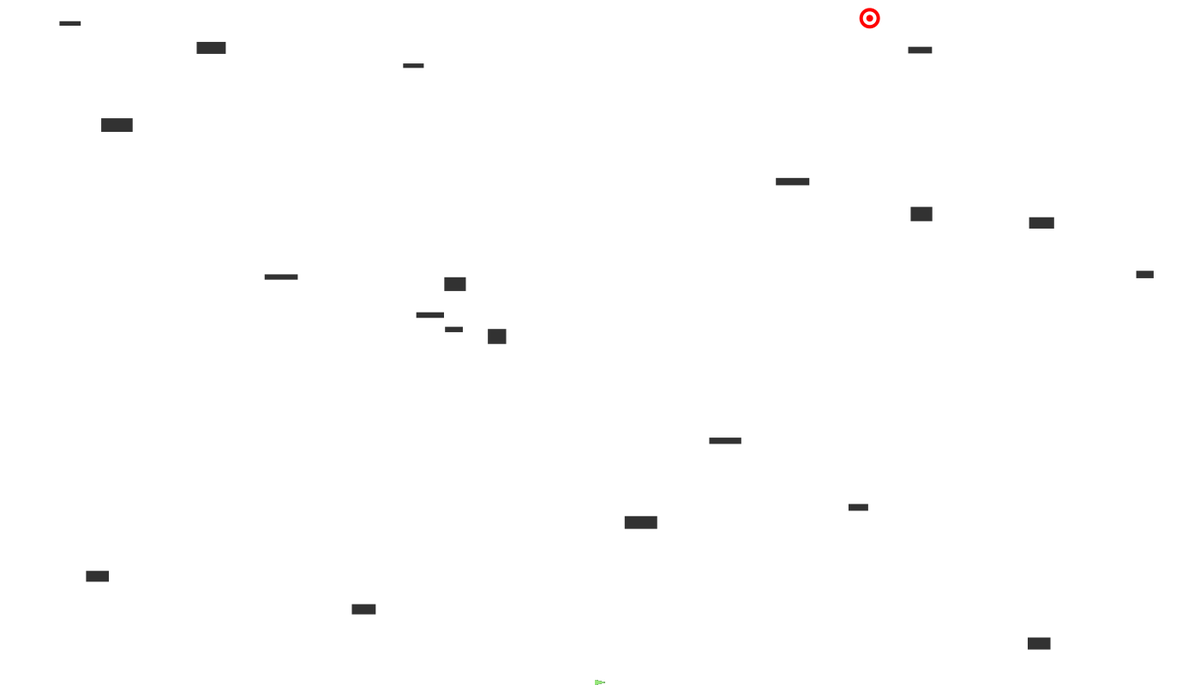
Frame 1 (no input)
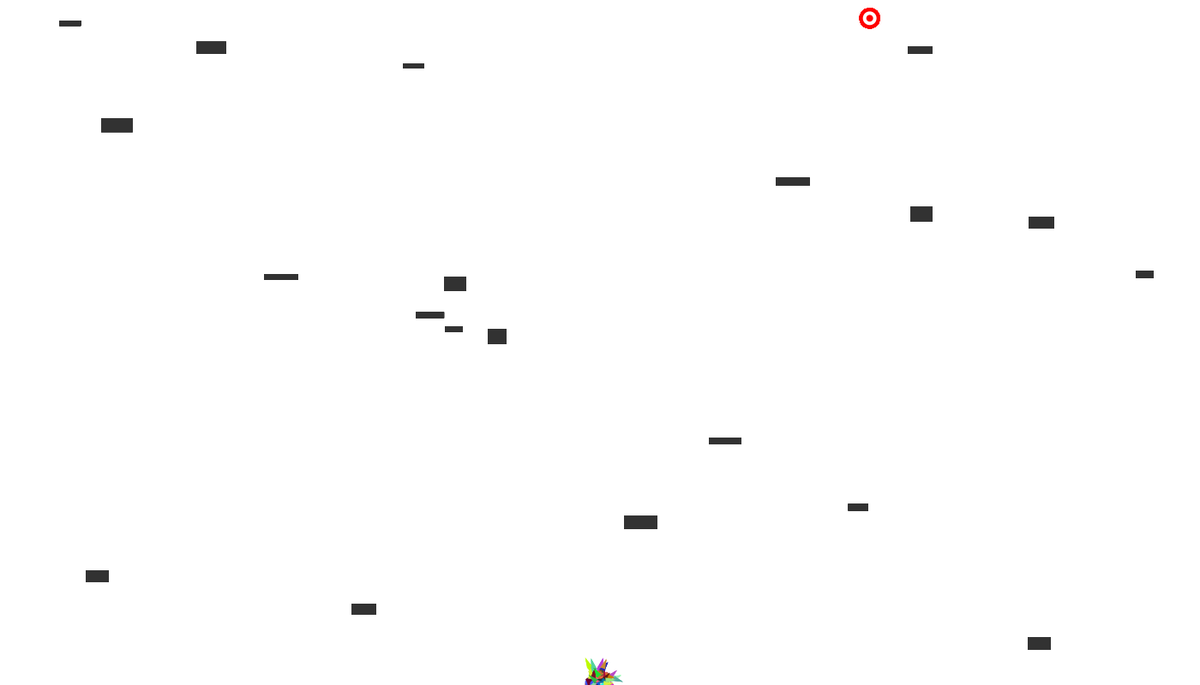
Frame 60 (the mouse pressed at the canvas centre just before this capture)
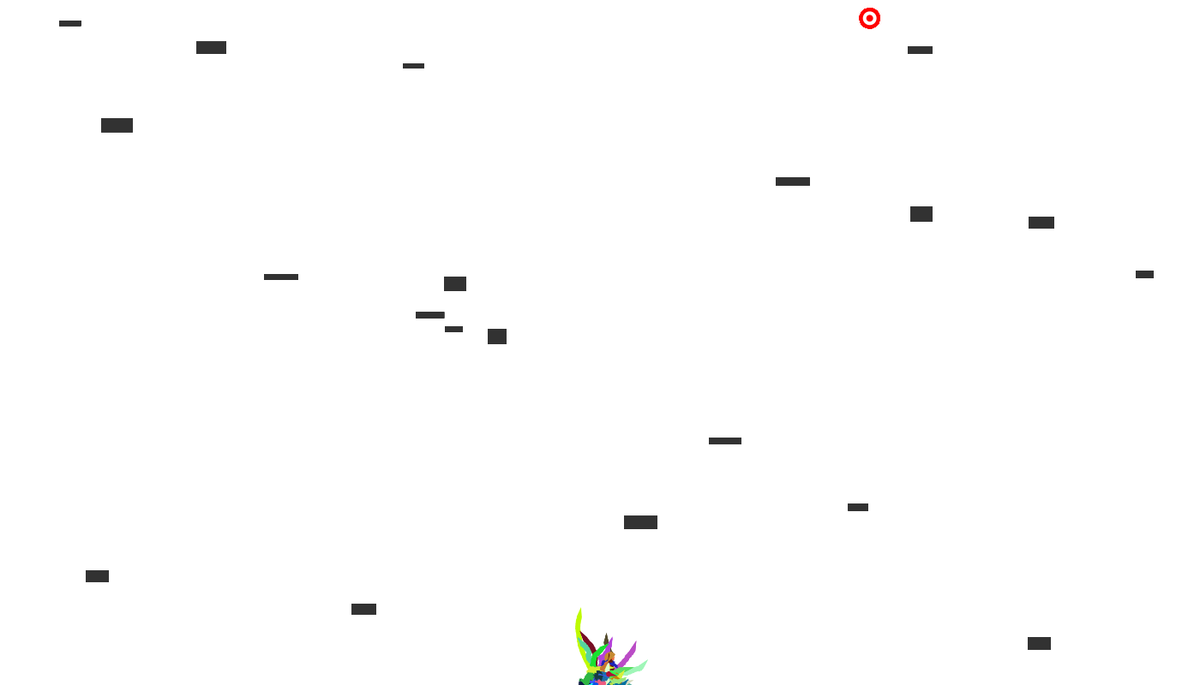
Frame 120 (the mouse held since frame 60 and released just before this capture)

The Processing sketch that drew these frames (run headless with seeded random() and noise(); from frame 60 on, the mouse is pressed at the canvas centre):

// Processing sketch: smartRockets
// ── smartRockets.pde
int lifetime;
int lifecounter;
float maxforce = 0.1;
PVector target;
Population population;
Obstacle[] obstacles;

void drawTarget(){
  fill(255, 0, 0);
  ellipse(target.x, target.y, 24, 24);
  fill(255);
  ellipse(target.x, target.y, 16, 16);
  fill(255, 0, 0);
  ellipse(target.x, target.y, 8, 8);
}

void displayObstacles(){
  for(Obstacle obs: obstacles){
    obs.display();
  }
}

void setup(){
  size(1400, 800);
  obstacles = new Obstacle[20];
  for( int i = 0; i < obstacles.length; i++){
    obstacles[i] = new Obstacle();
  }
  target = new PVector(random(width), random(0, 100));
  background(255);
  lifetime = 550;
  lifecounter = 0;
  float mutationRate = 0.01;
  population = new Population(mutationRate, 50);
}

void draw(){
  population.display();
  displayObstacles();
  fill(0);
  drawTarget();
  if(lifecounter < lifetime){
    population.live();
    lifecounter++;
  }else{
    background(255);
    lifecounter = 0;
    population.fitness(target);
    population.selection();
    population.reproduction();
  }
}

// ── obstacle.pde
class Obstacle{
  PVector location;
  float w, h;
  
  Obstacle(){
    location = new PVector(random(0, width), random(0, height));
    w = random(20, 40);
    h = random(5, 20);
  }
  
  boolean contains(PVector v){
    if(v.x > location.x && v.x < location.x + w && v.y > location.y && v.y < location.y + h){
      return true;
    }else{
      return false;
    }
  }
  
  void display(){
    fill(50);
    rect(location.x, location.y, w, h);
  }
}

// ── rocket.pde
class Rocket{
  DNA dna;
  boolean stopped;
  float recordDist;
  boolean hitTarget;
  float fitness;
  int finishTime;
  float r;
  color c;
  PVector location;
  PVector velocity;
  PVector acceleration;
  
  Rocket(){
    dna = new DNA(lifetime);
    stopped = false;
    recordDist = 10000;
    finishTime = 0;
    hitTarget = false;
    c = color(random(255), random(255), random(255));
    r = 3.0;
    location = new PVector(width/2, height - r);
    acceleration = new PVector(0, 0);
    velocity = new PVector(0, 0);
  }
  
  void applyForce(PVector f){
    acceleration.add(f);
  }
  
  void update(){
    velocity.add(acceleration);
    location.add(velocity);
    acceleration.mult(0);
  }
  
  void fitness(){  
    fitness = (1/(finishTime*recordDist));
    fitness = pow(fitness, 2);
    if (!hitTarget && stopped)fitness *= 0.1;
    if(hitTarget) fitness *= 2;
  }
  
  Rocket crossover(Rocket partner){
    Rocket child = new Rocket();
    int midPoint = (int) random(0, dna.genes.length);
    
    for(int i = 0; i < dna.genes.length; i++){
      if(i < midPoint){
        child.dna.genes[i] = dna.genes[i];
      }else{
        child.dna.genes[i] = partner.dna.genes[i];
      }
    }
    return child;
  }
  
  void mutate(){
    float mutationRate = 0.01;
    for(int i = 0; i < dna.genes.length; i++){
      if(random(1) < mutationRate){
        dna.genes[i] = PVector.random2D();
        dna.genes[i].mult(random(0, maxforce));
      }
    }
  }
  
  void checkTarget(){
    float dToTarg = PVector.dist(location, target);
    
    if(dToTarg < 16){
      stopped = true;
      hitTarget = true;
    }
    else{
      finishTime++;
      for(Obstacle obs : obstacles){
        if(obs.contains(location)){
          stopped = true;
        }
      }
    }
    
    if(dToTarg < recordDist) recordDist = dToTarg;
    
  }
  
  int geneCounter = 0;
  
  void run(){
    checkTarget();
    if(!stopped){
      applyForce(dna.genes[geneCounter]);
      geneCounter = (geneCounter + 1) % dna.genes.length;
      update();
    }
  }
  void display(){
    float theta = velocity.heading() + PI/2;
    fill(c);
    stroke(0, 0);
    pushMatrix();
    translate(location.x, location.y);
    rotate(theta);
    beginShape();
    vertex(0, -r*2);
    vertex(-r, r*2);
    vertex(r, r*2);
    endShape(CLOSE);
    popMatrix();
  }
}

// ── x_dna.pde

class DNA{
  PVector[] genes;
 
  
  DNA(int lifetime){
    genes = new PVector[lifetime];
    for(int i = 0; i < genes.length; i++){
      genes[i] = PVector.random2D();
      genes[i].mult(random(0, maxforce));
    }
  }

}

// ── z_population.pde
// why the fuck do my files need to be alphabetically ordered in order to be seen by other classes
// fucking dumb as shit, literally what
class Population{
  float mutationRate;
  float maxFit;
  Rocket[] population;
  ArrayList<Rocket> matingPool;
  int generations;
  
  Population(float mr, int pop){
    mutationRate = mr;
    population = new Rocket[pop];
    for( int i = 0; i < population.length; i ++){
      population[i] = new Rocket();
    }
  }
  
  void fitness(PVector target){
    maxFit = 0;
    for(Rocket r: population){
      r.fitness();
      if (r.fitness > maxFit){
        maxFit = r.fitness;
      }
    }
  }
  
  void selection(){
    matingPool = new ArrayList<Rocket>();
    float maxFitness = maxFit;
    for(int i = 0; i < population.length; i++) {
      double fitnessNormal = map(population[i].fitness, 0, maxFitness, 0, 1);
      int n = (int) (fitnessNormal * 100);
      for(int j = 0; j < n; j++) {
        matingPool.add(population[i]);
      }
    }
  }
  
  void reproduction(){
    for(int x = 0; x < population.length; x++){
      int a = int(random(matingPool.size()));
      int b = int(random(matingPool.size()));
    
      Rocket parentA = matingPool.get(a);
      Rocket parentB = matingPool.get(b);
    
      Rocket child = parentA.crossover(parentB);
      child.mutate();
    
      population[x] = child;
    }
  }
  void display(){
    for(Rocket r: population){
      r.display();
    }
  }
  void live(){
    for( int i = 0; i < population.length; i++){
      population[i].run();
    }
  }
}
